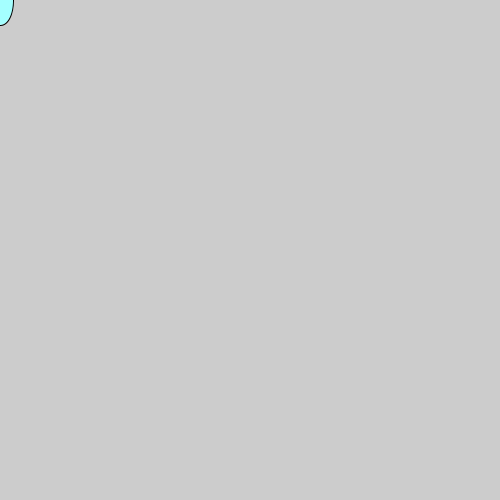
Frame 1 (no input)
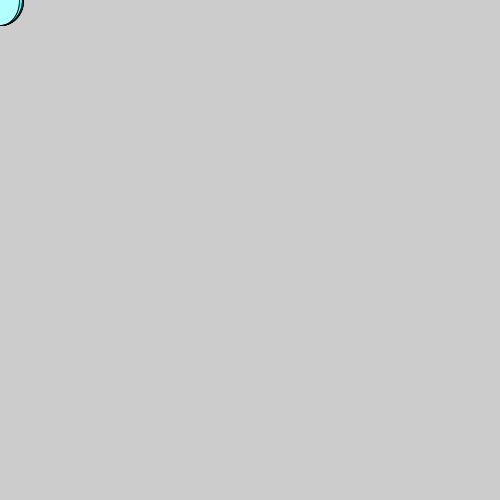
Frame 60 (the mouse pressed at the canvas centre just before this capture)
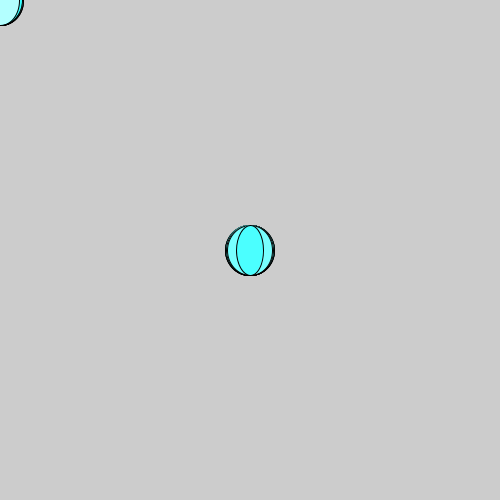
Frame 120 (the mouse held since frame 60 and released just before this capture)

The Processing sketch that drew these frames (run headless with seeded random() and noise(); from frame 60 on, the mouse is pressed at the canvas centre):

// Processing sketch: random
// ── random.pde

void setup(){
  size(500,500);
  
}

void draw(){
  //background( random(255), random(255),random(255) );
  fill(random(255), 255, 255);
  ellipse(mouseX,mouseY,random(20,50), 50);
}
